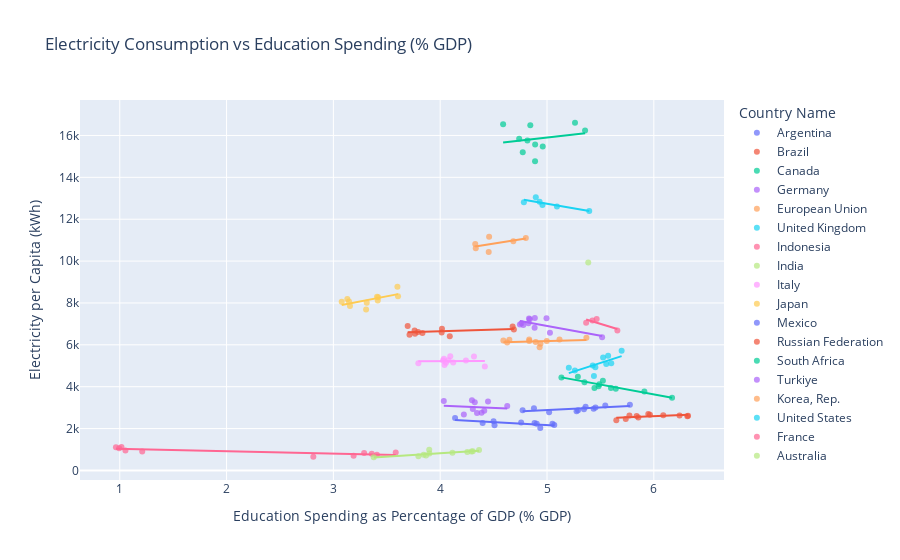

The cell this chart's notebook holds for it:
### Markdown cell above
We plot the full dataset (all countries) in one scatterplot using Plotly Express.
Each dot represents one country in one year.

We include a visual trendline to observe whether the relationship is upward, downward, or flat:

### Code cell
# Generate scatterplot
fig = px.scatter(
    df_panel,
    x="Education Spending as Percentage of GDP (% GDP)",
    y="Electricity per Capita (kWh)",
    color="Country Name",
    trendline="ols",
    opacity=0.71,
    title="Electricity Consumption vs Education Spending (% GDP)",
    labels={
        "education_pct_gdp": "Education Spending (% of GDP)",
        "electricity_per_capita": "Electricity Consumption (kWh per Capita)",
    },
)

fig.show()

### Figure 1 — Plotly figure (JSON) as saved in the notebook; plotly's stock layout.template omitted (floating-point values rounded to 4 significant figures)
{"data": [{"hovertemplate": "Country Name=Argentina<br>Education Spending as Percentage of GDP (% GDP)=%{x}<br>Electricity per Capita (kWh)=%{y}<extra></extra>", "legendgroup": "Argentina", "marker": {"color": "#636efa", "opacity": 0.71, "symbol": "circle"}, "mode": "markers", "name": "Argentina", "orientation": "v", "showlegend": true, "type": "scatter", "x": [5.02, 5.291, 5.346, 5.437, 5.361, 5.776, 5.545, 5.454, 4.878, 4.772, 5.277], "xaxis": "x", "y": [2778.0, 2881.0, 2918.0, 2941.0, 3036.0, 3140.0, 3105.0, 3006.0, 2971.0, 2877.0, 2827.0], "yaxis": "y"}, {"hovertemplate": "<b>OLS trendline</b><br>Electricity per Capita (kWh) = 254.89 * Education Spending as Percentage of GDP (% GDP) + 1605.14<br>R<sup>2</sup>=0.444379<br><br>Country Name=Argentina<br>Education Spending as Percentage of GDP (% GDP)=%{x}<br>Electricity per Capita (kWh)=%{y} <b>(trend)</b><extra></extra>", "legendgroup": "Argentina", "marker": {"color": "#636efa", "symbol": "circle"}, "mode": "lines", "name": "Argentina", "showlegend": false, "type": "scatter", "x": [4.772, 4.878, 5.02, 5.277, 5.291, 5.346, 5.361, 5.437, 5.454, 5.545, 5.776], "xaxis": "x", "y": [2821.0, 2848.0, 2885.0, 2950.0, 2954.0, 2968.0, 2972.0, 2991.0, 2995.0, 3019.0, 3077.0], "yaxis": "y"}, {"hovertemplate": "Country Name=Brazil<br>Education Spending as Percentage of GDP (% GDP)=%{x}<br>Electricity per Capita (kWh)=%{y}<extra></extra>", "legendgroup": "Brazil", "marker": {"color": "#EF553B", "opacity": 0.71, "symbol": "circle"}, "mode": "markers", "name": "Brazil", "orientation": "v", "showlegend": true, "type": "scatter", "x": [5.649, 5.737, 5.855, 5.839, 5.948, 6.241, 6.314, 6.32, 6.089, 5.963, 5.772], "xaxis": "x", "y": [2399.0, 2459.0, 2531.0, 2601.0, 2690.0, 2628.0, 2593.0, 2610.0, 2640.0, 2661.0, 2625.0], "yaxis": "y"}, {"hovertemplate": "<b>OLS trendline</b><br>Electricity per Capita (kWh) = 202.235 * Education Spending as Percentage of GDP (% GDP) + 1376.72<br>R<sup>2</sup>=0.291628<br><br>Country Name=Brazil<br>Education Spending as Percentage of GDP (% GDP)=%{x}<br>Electricity per Capita (kWh)=%{y} <b>(trend)</b><extra></extra>", "legendgroup": "Brazil", "marker": {"color": "#EF553B", "symbol": "circle"}, "mode": "lines", "name": "Brazil", "showlegend": false, "type": "scatter", "x": [5.649, 5.737, 5.772, 5.839, 5.855, 5.948, 5.963, 6.089, 6.241, 6.314, 6.32], "xaxis": "x", "y": [2519.0, 2537.0, 2544.0, 2558.0, 2561.0, 2580.0, 2583.0, 2608.0, 2639.0, 2654.0, 2655.0], "yaxis": "y"}, {"hovertemplate": "Country Name=Canada<br>Education Spending as Percentage of GDP (% GDP)=%{x}<br>Electricity per Capita (kWh)=%{y}<extra></extra>", "legendgroup": "Canada", "marker": {"color": "#00cc96", "opacity": 0.71, "symbol": "circle"}, "mode": "markers", "name": "Canada", "orientation": "v", "showlegend": true, "type": "scatter", "x": [5.356, 5.262, 4.589, 4.844, 4.739, 4.816, 4.96, 4.889, 4.773, 4.888], "xaxis": "x", "y": [16240.0, 16610.0, 16530.0, 16490.0, 15840.0, 15760.0, 15480.0, 15570.0, 15200.0, 14760.0], "yaxis": "y"}, {"hovertemplate": "<b>OLS trendline</b><br>Electricity per Capita (kWh) = 586.639 * Education Spending as Percentage of GDP (% GDP) + 12966.3<br>R<sup>2</sup>=0.049426<br><br>Country Name=Canada<br>Education Spending as Percentage of GDP (% GDP)=%{x}<br>Electricity per Capita (kWh)=%{y} <b>(trend)</b><extra></extra>", "legendgroup": "Canada", "marker": {"color": "#00cc96", "symbol": "circle"}, "mode": "lines", "name": "Canada", "showlegend": false, "type": "scatter", "x": [4.589, 4.739, 4.773, 4.816, 4.844, 4.888, 4.889, 4.96, 5.262, 5.356], "xaxis": "x", "y": [15660.0, 15750.0, 15770.0, 15790.0, 15810.0, 15830.0, 15830.0, 15880.0, 16050.0, 16110.0], "yaxis": "y"}, {"hovertemplate": "Country Name=Germany<br>Education Spending as Percentage of GDP (% GDP)=%{x}<br>Electricity per Capita (kWh)=%{y}<extra></extra>", "legendgroup": "Germany", "marker": {"color": "#ab63fa", "opacity": 0.71, "symbol": "circle"}, "mode": "markers", "name": "Germany", "orientation": "v", "showlegend": true, "type": "scatter", "x": [4.995, 4.886, 4.832, 4.839, 4.826, 4.762, 4.746, 4.778, 4.884, 5.028, 5.516], "xaxis": "x", "y": [7266.0, 7282.0, 7252.0, 7217.0, 7036.0, 7032.0, 6972.0, 6947.0, 6816.0, 6580.0, 6367.0], "yaxis": "y"}, {"hovertemplate": "<b>OLS trendline</b><br>Electricity per Capita (kWh) = -933.465 * Education Spending as Percentage of GDP (% GDP) + 11569.1<br>R<sup>2</sup>=0.472955<br><br>Country Name=Germany<br>Education Spending as Percentage of GDP (% GDP)=%{x}<br>Electricity per Capita (kWh)=%{y} <b>(trend)</b><extra></extra>", "legendgroup": "Germany", "marker": {"color": "#ab63fa", "symbol": "circle"}, "mode": "lines", "name": "Germany", "showlegend": false, "type": "scatter", "x": [4.746, 4.762, 4.778, 4.826, 4.832, 4.839, 4.884, 4.886, 4.995, 5.028, 5.516], "xaxis": "x", "y": [7139.0, 7124.0, 7109.0, 7064.0, 7059.0, 7052.0, 7010.0, 7008.0, 6906.0, 6876.0, 6420.0], "yaxis": "y"}, {"hovertemplate": "Country Name=European Union<br>Education Spending as Percentage of GDP (% GDP)=%{x}<br>Electricity per Capita (kWh)=%{y}<extra></extra>", "legendgroup": "European Union", "marker": {"color": "#FFA15A", "opacity": 0.71, "symbol": "circle"}, "mode": "markers", "name": "European Union", "orientation": "v", "showlegend": true, "type": "scatter", "x": [5.369, 5.117, 4.833, 4.998, 4.939, 4.894, 4.834, 4.648, 4.592, 4.627, 4.931], "xaxis": "x", "y": [6342.0, 6256.0, 6250.0, 6181.0, 6055.0, 6131.0, 6183.0, 6240.0, 6205.0, 6113.0, 5882.0], "yaxis": "y"}, {"hovertemplate": "<b>OLS trendline</b><br>Electricity per Capita (kWh) = 130.135 * Education Spending as Percentage of GDP (% GDP) + 5530.89<br>R<sup>2</sup>=0.058522<br><br>Country Name=European Union<br>Education Spending as Percentage of GDP (% GDP)=%{x}<br>Electricity per Capita (kWh)=%{y} <b>(trend)</b><extra></extra>", "legendgroup": "European Union", "marker": {"color": "#FFA15A", "symbol": "circle"}, "mode": "lines", "name": "European Union", "showlegend": false, "type": "scatter", "x": [4.592, 4.627, 4.648, 4.833, 4.834, 4.894, 4.931, 4.939, 4.998, 5.117, 5.369], "xaxis": "x", "y": [6128.0, 6133.0, 6136.0, 6160.0, 6160.0, 6168.0, 6173.0, 6174.0, 6181.0, 6197.0, 6230.0], "yaxis": "y"}, {"hovertemplate": "Country Name=United Kingdom<br>Education Spending as Percentage of GDP (% GDP)=%{x}<br>Electricity per Capita (kWh)=%{y}<extra></extra>", "legendgroup": "United Kingdom", "marker": {"color": "#19d3f3", "opacity": 0.71, "symbol": "circle"}, "mode": "markers", "name": "United Kingdom", "orientation": "v", "showlegend": true, "type": "scatter", "x": [5.699, 5.572, 5.525, 5.601, 5.555, 5.428, 5.453, 5.204, 5.261, 5.439], "xaxis": "x", "y": [5713.0, 5473.0, 5396.0, 5119.0, 5078.0, 5010.0, 4932.0, 4902.0, 4775.0, 4511.0], "yaxis": "y"}, {"hovertemplate": "<b>OLS trendline</b><br>Electricity per Capita (kWh) = 1644.2 * Education Spending as Percentage of GDP (% GDP) + -3909.1<br>R<sup>2</sup>=0.495984<br><br>Country Name=United Kingdom<br>Education Spending as Percentage of GDP (% GDP)=%{x}<br>Electricity per Capita (kWh)=%{y} <b>(trend)</b><extra></extra>", "legendgroup": "United Kingdom", "marker": {"color": "#19d3f3", "symbol": "circle"}, "mode": "lines", "name": "United Kingdom", "showlegend": false, "type": "scatter", "x": [5.204, 5.261, 5.428, 5.439, 5.453, 5.525, 5.555, 5.572, 5.601, 5.699], "xaxis": "x", "y": [4648.0, 4741.0, 5016.0, 5034.0, 5056.0, 5176.0, 5224.0, 5253.0, 5301.0, 5461.0], "yaxis": "y"}, {"hovertemplate": "Country Name=Indonesia<br>Education Spending as Percentage of GDP (% GDP)=%{x}<br>Electricity per Capita (kWh)=%{y}<extra></extra>", "legendgroup": "Indonesia", "marker": {"color": "#FF6692", "opacity": 0.71, "symbol": "circle"}, "mode": "markers", "name": "Indonesia", "orientation": "v", "showlegend": true, "type": "scatter", "x": [2.812, 3.189, 3.407, 3.359, 3.288, 3.584, 1.21, 1.053, 0.9944, 0.9644, 1.016], "xaxis": "x", "y": [654.0, 697.6, 749.7, 793.5, 836.1, 857.6, 907.7, 951.0, 1065.0, 1107.0, 1120.0], "yaxis": "y"}, {"hovertemplate": "<b>OLS trendline</b><br>Electricity per Capita (kWh) = -111.995 * Education Spending as Percentage of GDP (% GDP) + 1138.69<br>R<sup>2</sup>=0.669764<br><br>Country Name=Indonesia<br>Education Spending as Percentage of GDP (% GDP)=%{x}<br>Electricity per Capita (kWh)=%{y} <b>(trend)</b><extra></extra>", "legendgroup": "Indonesia", "marker": {"color": "#FF6692", "symbol": "circle"}, "mode": "lines", "name": "Indonesia", "showlegend": false, "type": "scatter", "x": [0.9644, 0.9944, 1.016, 1.053, 1.21, 2.812, 3.189, 3.288, 3.359, 3.407, 3.584], "xaxis": "x", "y": [1031.0, 1027.0, 1025.0, 1021.0, 1003.0, 823.7, 781.5, 770.4, 762.5, 757.1, 737.3], "yaxis": "y"}, {"hovertemplate": "Country Name=India<br>Education Spending as Percentage of GDP (% GDP)=%{x}<br>Electricity per Capita (kWh)=%{y}<extra></extra>", "legendgroup": "India", "marker": {"color": "#B6E880", "opacity": 0.71, "symbol": "circle"}, "mode": "markers", "name": "India", "orientation": "v", "showlegend": true, "type": "scatter", "x": [3.378, 3.796, 3.868, 3.845, 3.899, 4.115, 4.254, 4.305, 4.364, 3.897, 4.293], "xaxis": "x", "y": [629.9, 678.6, 709.3, 743.8, 808.3, 841.1, 879.9, 918.3, 970.8, 988.3, 901.4], "yaxis": "y"}, {"hovertemplate": "<b>OLS trendline</b><br>Electricity per Capita (kWh) = 322.382 * Education Spending as Percentage of GDP (% GDP) + -465.399<br>R<sup>2</sup>=0.629007<br><br>Country Name=India<br>Education Spending as Percentage of GDP (% GDP)=%{x}<br>Electricity per Capita (kWh)=%{y} <b>(trend)</b><extra></extra>", "legendgroup": "India", "marker": {"color": "#B6E880", "symbol": "circle"}, "mode": "lines", "name": "India", "showlegend": false, "type": "scatter", "x": [3.378, 3.796, 3.845, 3.868, 3.897, 3.899, 4.115, 4.254, 4.293, 4.305, 4.364], "xaxis": "x", "y": [623.5, 758.4, 774.1, 781.4, 791.0, 791.5, 861.1, 906.0, 918.7, 922.6, 941.4], "yaxis": "y"}, {"hovertemplate": "Country Name=Italy<br>Education Spending as Percentage of GDP (% GDP)=%{x}<br>Electricity per Capita (kWh)=%{y}<extra></extra>", "legendgroup": "Italy", "marker": {"color": "#FF97FF", "opacity": 0.71, "symbol": "circle"}, "mode": "markers", "name": "Italy", "orientation": "v", "showlegend": true, "type": "scatter", "x": [4.316, 4.094, 4.035, 4.122, 4.04, 4.054, 3.795, 4.027, 4.241, 4.078, 4.418], "xaxis": "x", "y": [5444.0, 5455.0, 5339.0, 5153.0, 5041.0, 5141.0, 5124.0, 5249.0, 5247.0, 5260.0, 4969.0], "yaxis": "y"}, {"hovertemplate": "<b>OLS trendline</b><br>Electricity per Capita (kWh) = 8.74328 * Education Spending as Percentage of GDP (% GDP) + 5184.31<br>R<sup>2</sup>=0.000089<br><br>Country Name=Italy<br>Education Spending as Percentage of GDP (% GDP)=%{x}<br>Electricity per Capita (kWh)=%{y} <b>(trend)</b><extra></extra>", "legendgroup": "Italy", "marker": {"color": "#FF97FF", "symbol": "circle"}, "mode": "lines", "name": "Italy", "showlegend": false, "type": "scatter", "x": [3.795, 4.027, 4.035, 4.04, 4.054, 4.078, 4.094, 4.122, 4.241, 4.316, 4.418], "xaxis": "x", "y": [5217.0, 5220.0, 5220.0, 5220.0, 5220.0, 5220.0, 5220.0, 5220.0, 5221.0, 5222.0, 5223.0], "yaxis": "y"}, {"hovertemplate": "Country Name=Japan<br>Education Spending as Percentage of GDP (% GDP)=%{x}<br>Electricity per Capita (kWh)=%{y}<extra></extra>", "legendgroup": "Japan", "marker": {"color": "#FECB52", "opacity": 0.71, "symbol": "circle"}, "mode": "markers", "name": "Japan", "orientation": "v", "showlegend": true, "type": "scatter", "x": [3.6, 3.605, 3.419, 3.409, 3.415, 3.312, 3.146, 3.131, 3.078, 3.155, 3.306], "xaxis": "x", "y": [8774.0, 8322.0, 8271.0, 8291.0, 8113.0, 8007.0, 8066.0, 8191.0, 8058.0, 7853.0, 7687.0], "yaxis": "y"}, {"hovertemplate": "<b>OLS trendline</b><br>Electricity per Capita (kWh) = 977.099 * Education Spending as Percentage of GDP (% GDP) + 4899.52<br>R<sup>2</sup>=0.405908<br><br>Country Name=Japan<br>Education Spending as Percentage of GDP (% GDP)=%{x}<br>Electricity per Capita (kWh)=%{y} <b>(trend)</b><extra></extra>", "legendgroup": "Japan", "marker": {"color": "#FECB52", "symbol": "circle"}, "mode": "lines", "name": "Japan", "showlegend": false, "type": "scatter", "x": [3.078, 3.131, 3.146, 3.155, 3.306, 3.312, 3.409, 3.415, 3.419, 3.6, 3.605], "xaxis": "x", "y": [7907.0, 7958.0, 7974.0, 7983.0, 8130.0, 8136.0, 8230.0, 8237.0, 8241.0, 8417.0, 8422.0], "yaxis": "y"}, {"hovertemplate": "Country Name=Mexico<br>Education Spending as Percentage of GDP (% GDP)=%{x}<br>Electricity per Capita (kWh)=%{y}<extra></extra>", "legendgroup": "Mexico", "marker": {"color": "#636efa", "opacity": 0.71, "symbol": "circle"}, "mode": "markers", "name": "Mexico", "orientation": "v", "showlegend": true, "type": "scatter", "x": [4.937, 4.904, 4.883, 4.509, 5.068, 5.051, 4.758, 4.398, 4.139, 4.5], "xaxis": "x", "y": [2027.0, 2225.0, 2262.0, 2153.0, 2168.0, 2225.0, 2292.0, 2269.0, 2500.0, 2354.0], "yaxis": "y"}, {"hovertemplate": "<b>OLS trendline</b><br>Electricity per Capita (kWh) = -274.451 * Education Spending as Percentage of GDP (% GDP) + 3541.47<br>R<sup>2</sup>=0.461859<br><br>Country Name=Mexico<br>Education Spending as Percentage of GDP (% GDP)=%{x}<br>Electricity per Capita (kWh)=%{y} <b>(trend)</b><extra></extra>", "legendgroup": "Mexico", "marker": {"color": "#636efa", "symbol": "circle"}, "mode": "lines", "name": "Mexico", "showlegend": false, "type": "scatter", "x": [4.139, 4.398, 4.5, 4.509, 4.758, 4.883, 4.904, 4.937, 5.051, 5.068], "xaxis": "x", "y": [2405.0, 2335.0, 2307.0, 2304.0, 2236.0, 2201.0, 2196.0, 2187.0, 2155.0, 2151.0], "yaxis": "y"}, {"hovertemplate": "Country Name=Russian Federation<br>Education Spending as Percentage of GDP (% GDP)=%{x}<br>Electricity per Capita (kWh)=%{y}<extra></extra>", "legendgroup": "Russian Federation", "marker": {"color": "#EF553B", "opacity": 0.71, "symbol": "circle"}, "mode": "markers", "name": "Russian Federation", "orientation": "v", "showlegend": true, "type": "scatter", "x": [4.09, 3.713, 3.793, 3.764, 4.014, 3.834, 3.76, 4.69, 4.678, 3.696, 4.016], "xaxis": "x", "y": [6410.0, 6483.0, 6609.0, 6526.0, 6584.0, 6563.0, 6684.0, 6734.0, 6873.0, 6902.0, 6770.0], "yaxis": "y"}, {"hovertemplate": "<b>OLS trendline</b><br>Electricity per Capita (kWh) = 156.871 * Education Spending as Percentage of GDP (% GDP) + 6020.79<br>R<sup>2</sup>=0.127822<br><br>Country Name=Russian Federation<br>Education Spending as Percentage of GDP (% GDP)=%{x}<br>Electricity per Capita (kWh)=%{y} <b>(trend)</b><extra></extra>", "legendgroup": "Russian Federation", "marker": {"color": "#EF553B", "symbol": "circle"}, "mode": "lines", "name": "Russian Federation", "showlegend": false, "type": "scatter", "x": [3.696, 3.713, 3.76, 3.764, 3.793, 3.834, 4.014, 4.016, 4.09, 4.678, 4.69], "xaxis": "x", "y": [6601.0, 6603.0, 6611.0, 6611.0, 6616.0, 6622.0, 6650.0, 6651.0, 6662.0, 6755.0, 6757.0], "yaxis": "y"}, {"hovertemplate": "Country Name=South Africa<br>Education Spending as Percentage of GDP (% GDP)=%{x}<br>Electricity per Capita (kWh)=%{y}<extra></extra>", "legendgroup": "South Africa", "marker": {"color": "#00cc96", "opacity": 0.71, "symbol": "circle"}, "mode": "markers", "name": "South Africa", "orientation": "v", "showlegend": true, "type": "scatter", "x": [5.135, 5.289, 5.523, 5.351, 5.49, 5.483, 5.444, 5.599, 5.644, 5.912, 6.171], "xaxis": "x", "y": [4445.0, 4481.0, 4289.0, 4208.0, 4119.0, 4023.0, 3936.0, 3940.0, 3906.0, 3769.0, 3478.0], "yaxis": "y"}, {"hovertemplate": "<b>OLS trendline</b><br>Electricity per Capita (kWh) = -942.98 * Education Spending as Percentage of GDP (% GDP) + 9286.53<br>R<sup>2</sup>=0.834795<br><br>Country Name=South Africa<br>Education Spending as Percentage of GDP (% GDP)=%{x}<br>Electricity per Capita (kWh)=%{y} <b>(trend)</b><extra></extra>", "legendgroup": "South Africa", "marker": {"color": "#00cc96", "symbol": "circle"}, "mode": "lines", "name": "South Africa", "showlegend": false, "type": "scatter", "x": [5.135, 5.289, 5.351, 5.444, 5.483, 5.49, 5.523, 5.599, 5.644, 5.912, 6.171], "xaxis": "x", "y": [4444.0, 4299.0, 4241.0, 4153.0, 4116.0, 4110.0, 4078.0, 4007.0, 3964.0, 3712.0, 3468.0], "yaxis": "y"}, {"hovertemplate": "Country Name=Turkiye<br>Education Spending as Percentage of GDP (% GDP)=%{x}<br>Electricity per Capita (kWh)=%{y}<extra></extra>", "legendgroup": "Turkiye", "marker": {"color": "#ab63fa", "opacity": 0.71, "symbol": "circle"}, "mode": "markers", "name": "Turkiye", "orientation": "v", "showlegend": true, "type": "scatter", "x": [4.222, 4.387, 4.345, 4.413, 4.306, 4.628, 4.324, 4.297, 4.448, 4.034], "xaxis": "x", "y": [2667.0, 2750.0, 2748.0, 2849.0, 2930.0, 3074.0, 3263.0, 3348.0, 3294.0, 3319.0], "yaxis": "y"}, {"hovertemplate": "<b>OLS trendline</b><br>Electricity per Capita (kWh) = -215.984 * Education Spending as Percentage of GDP (% GDP) + 3961.46<br>R<sup>2</sup>=0.015453<br><br>Country Name=Turkiye<br>Education Spending as Percentage of GDP (% GDP)=%{x}<br>Electricity per Capita (kWh)=%{y} <b>(trend)</b><extra></extra>", "legendgroup": "Turkiye", "marker": {"color": "#ab63fa", "symbol": "circle"}, "mode": "lines", "name": "Turkiye", "showlegend": false, "type": "scatter", "x": [4.034, 4.222, 4.297, 4.306, 4.324, 4.345, 4.387, 4.413, 4.448, 4.628], "xaxis": "x", "y": [3090.0, 3050.0, 3033.0, 3032.0, 3028.0, 3023.0, 3014.0, 3008.0, 3001.0, 2962.0], "yaxis": "y"}, {"hovertemplate": "Country Name=Korea, Rep.<br>Education Spending as Percentage of GDP (% GDP)=%{x}<br>Electricity per Capita (kWh)=%{y}<extra></extra>", "legendgroup": "Korea, Rep.", "marker": {"color": "#FFA15A", "opacity": 0.71, "symbol": "circle"}, "mode": "markers", "name": "Korea, Rep.", "orientation": "v", "showlegend": true, "type": "scatter", "x": [4.454, 4.333, 4.328, 4.458, 4.685, 4.802], "xaxis": "x", "y": [10430.0, 10610.0, 10810.0, 11160.0, 10940.0, 11100.0], "yaxis": "y"}, {"hovertemplate": "<b>OLS trendline</b><br>Electricity per Capita (kWh) = 792.982 * Education Spending as Percentage of GDP (% GDP) + 7267.03<br>R<sup>2</sup>=0.287090<br><br>Country Name=Korea, Rep.<br>Education Spending as Percentage of GDP (% GDP)=%{x}<br>Electricity per Capita (kWh)=%{y} <b>(trend)</b><extra></extra>", "legendgroup": "Korea, Rep.", "marker": {"color": "#FFA15A", "symbol": "circle"}, "mode": "lines", "name": "Korea, Rep.", "showlegend": false, "type": "scatter", "x": [4.328, 4.333, 4.454, 4.458, 4.685, 4.802], "xaxis": "x", "y": [10700.0, 10700.0, 10800.0, 10800.0, 10980.0, 11070.0], "yaxis": "y"}, {"hovertemplate": "Country Name=United States<br>Education Spending as Percentage of GDP (% GDP)=%{x}<br>Electricity per Capita (kWh)=%{y}<extra></extra>", "legendgroup": "United States", "marker": {"color": "#19d3f3", "opacity": 0.71, "symbol": "circle"}, "mode": "markers", "name": "United States", "orientation": "v", "showlegend": true, "type": "scatter", "x": [4.931, 4.783, 5.093, 4.895, 4.957, 5.395], "xaxis": "x", "y": [12830.0, 12810.0, 12600.0, 13050.0, 12680.0, 12390.0], "yaxis": "y"}, {"hovertemplate": "<b>OLS trendline</b><br>Electricity per Capita (kWh) = -872.533 * Education Spending as Percentage of GDP (% GDP) + 17098.2<br>R<sup>2</sup>=0.690393<br><br>Country Name=United States<br>Education Spending as Percentage of GDP (% GDP)=%{x}<br>Electricity per Capita (kWh)=%{y} <b>(trend)</b><extra></extra>", "legendgroup": "United States", "marker": {"color": "#19d3f3", "symbol": "circle"}, "mode": "lines", "name": "United States", "showlegend": false, "type": "scatter", "x": [4.783, 4.895, 4.931, 4.957, 5.093, 5.395], "xaxis": "x", "y": [12920.0, 12830.0, 12800.0, 12770.0, 12650.0, 12390.0], "yaxis": "y"}, {"hovertemplate": "Country Name=France<br>Education Spending as Percentage of GDP (% GDP)=%{x}<br>Electricity per Capita (kWh)=%{y}<extra></extra>", "legendgroup": "France", "marker": {"color": "#FF6692", "opacity": 0.71, "symbol": "circle"}, "mode": "markers", "name": "France", "orientation": "v", "showlegend": true, "type": "scatter", "x": [5.465, 5.425, 5.366, 5.659], "xaxis": "x", "y": [7229.0, 7157.0, 7059.0, 6686.0], "yaxis": "y"}, {"hovertemplate": "<b>OLS trendline</b><br>Electricity per Capita (kWh) = -1556.17 * Education Spending as Percentage of GDP (% GDP) + 15558.7<br>R<sup>2</sup>=0.664546<br><br>Country Name=France<br>Education Spending as Percentage of GDP (% GDP)=%{x}<br>Electricity per Capita (kWh)=%{y} <b>(trend)</b><extra></extra>", "legendgroup": "France", "marker": {"color": "#FF6692", "symbol": "circle"}, "mode": "lines", "name": "France", "showlegend": false, "type": "scatter", "x": [5.366, 5.425, 5.465, 5.659], "xaxis": "x", "y": [7208.0, 7116.0, 7054.0, 6753.0], "yaxis": "y"}, {"hovertemplate": "Country Name=Australia<br>Education Spending as Percentage of GDP (% GDP)=%{x}<br>Electricity per Capita (kWh)=%{y}<extra></extra>", "legendgroup": "Australia", "marker": {"color": "#B6E880", "opacity": 0.71, "symbol": "circle"}, "mode": "markers", "name": "Australia", "orientation": "v", "showlegend": true, "type": "scatter", "x": [5.386], "xaxis": "x", "y": [9934.0], "yaxis": "y"}, {"hovertemplate": "Country Name=Australia<extra></extra>", "legendgroup": "Australia", "marker": {"color": "#B6E880", "symbol": "circle"}, "mode": "lines", "name": "Australia", "showlegend": false, "type": "scatter", "xaxis": "x", "yaxis": "y"}], "layout": {"legend": {"title": {"text": "Country Name"}, "tracegroupgap": 0}, "title": {"text": "Electricity Consumption vs Education Spending (% GDP)"}, "xaxis": {"anchor": "y", "domain": [0, 1], "title": {"text": "Education Spending as Percentage of GDP (% GDP)"}}, "yaxis": {"anchor": "x", "domain": [0, 1], "title": {"text": "Electricity per Capita (kWh)"}}}}
